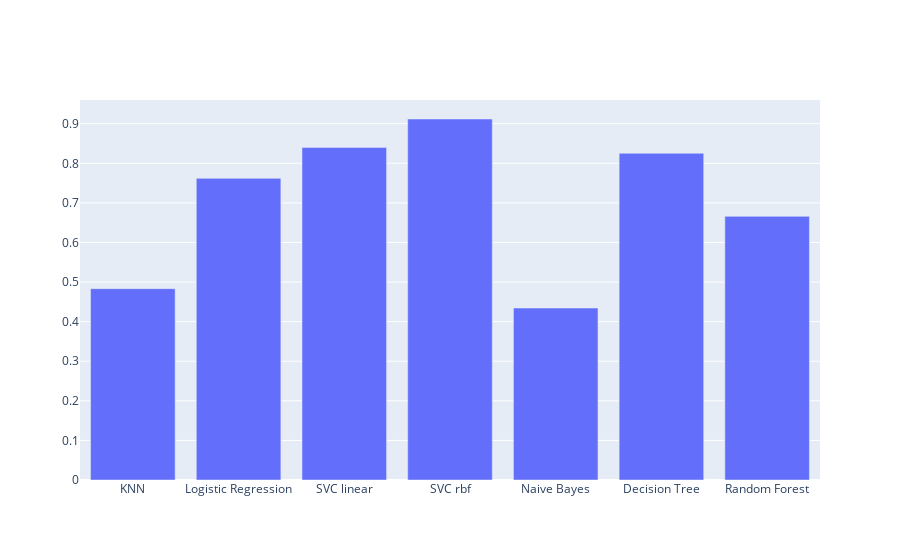

Notebook source saved alongside this figure:
### Markdown cell above
#### **Comparando Algoritmos com F1 Score Macro**

### Code cell
models=['KNN', 'Logistic Regression', 'SVC linear', 'SVC rbf', 'Naive Bayes', 'Decision Tree', 'Random Forest']
fig = go.Figure(data=[
    go.Bar(name='f1_score', x=models, y=[f1_KNN, f1_LR, f1_SVC_Linear, f1_SVC_rbf, f1_NB, f1_DT, f1_RF ])])
configure_plotly_browser_state()
print("\n\n\t\t\t\tF1 Score")
fig.show()

### Figure 1 — Plotly figure (JSON) as saved in the notebook; plotly's stock layout.template omitted (floating-point values rounded to 4 significant figures)
{"data": [{"y": [0.4833, 0.7619, 0.8402, 0.9119, 0.4344, 0.8253, 0.6659], "x": ["KNN", "Logistic Regression", "SVC linear", "SVC rbf", "Naive Bayes", "Decision Tree", "Random Forest"], "type": "bar", "name": "f1_score"}], "layout": {}}
